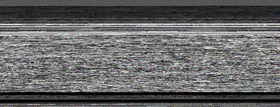
#> input picture roads.png, 280 x 107 px, shrunk from 1024 x 390 before the run, found by its file name
$ python topack.py ../roads.png ../buildings.png
#> lines starting #> are read from the running program, lines starting #| are printed output that depends on the picture
import numpy as np, zlib, base64, struct, sys, os
from PIL import Image
SRC, OUT = sys.argv[1], sys.argv[2]
def save(name, raw):
    z = zlib.compress(raw, 9); b = base64.b64encode(z)
    open(OUT + '/' + name, 'wb').write(b); print(name, len(raw), len(z), len(b))
def blob(png):
#> called with png = '../roads.png/roads.png'
    a = np.asarray(Image.open(png).convert('RGB')).reshape(-1).tobytes()
    n = struct.unpack('<I', a[:4])[0]; return a[4:4 + n]
#> after `n = struct.unpack('<I', a[:4])[0]`: n = 1128879188
save('roads.txt', blob(SRC + '/roads.png'))
#| roads.txt 89876 77855 103808
save('buildings.txt', blob(SRC + '/buildings.png'))
#> call 2 of blob, with png = '../roads.png/buildings.png'
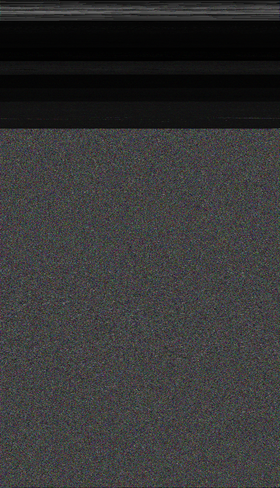
#> input picture buildings.png, 280 x 488 px, shrunk from 1024 x 1787 before the run, found by its file name
#> in blob (call 2), `n = struct.unpack('<I', a[:4])[0]`: n = 286530576
#| buildings.txt 409916 272829 363772
t = np.asarray(Image.open(SRC + '/terrain.png').convert('RGB')).astype(np.uint16)
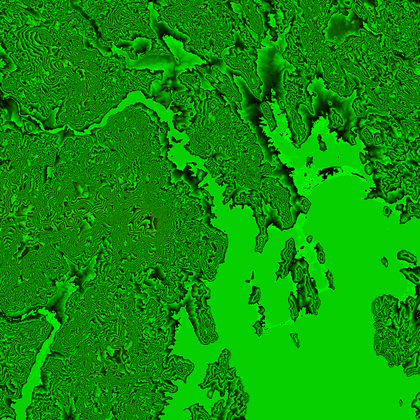
#> input picture terrain.png, 420 x 420 px, shrunk from 1537 x 1537 before the run, found by its file name
save('terrain.txt', ((t[:, :, 0] << 8) | t[:, :, 1]).astype('<u2').tobytes())
l = np.asarray(Image.open(SRC + '/land.png').convert('RGB'))
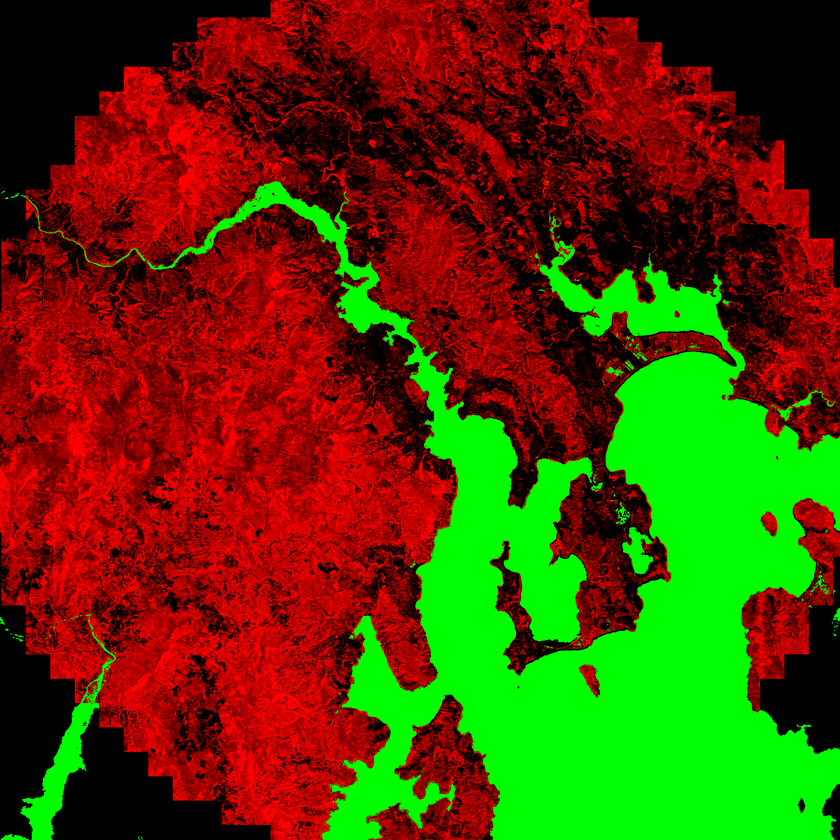
#> input picture land.png, 840 x 840 px, shrunk from 3073 x 3073 before the run, found by its file name
#> l is the input picture: shape (840, 840, 3); mean R, G, B 83, 58.8, 0
save('land.txt', ((l[:, :, 0] // 17) | ((l[:, :, 1] > 127).astype(np.uint8) << 4)).astype(np.uint8).tobytes())
